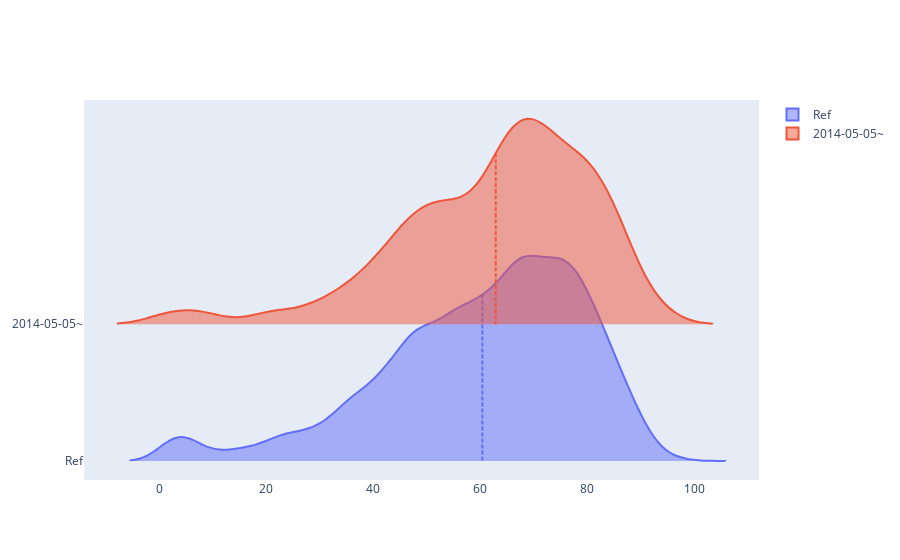

Source (notebook cell):
### Code cell
display(nested2series(stats, name=day).to_frame())
fig = go.Figure()

i = 0
x = day
y = "age"
ref = val.df.assign(src="ref")
fig.add_trace(
    go.Violin(
        # x=['ref'] * len(ref),
        x=ref[y],
        # legendgroup=day,
        # scalegroup=day,
        name="Ref",
        # side="positive",
        # line_color="blue",
    )
)

sample = sample.assign(src="sample")
fig.add_trace(
    go.Violin(
        # x=[x] * len(sample),
        x=sample[y],
        # legendgroup=x,
        # scalegroup=x,
        name=day+'~',
        hovertemplate = 'Price: %{y:$.2f}<extra></extra>',
        # side="positive",
        # line_color='blue'
    )
)
fig.update_layout(hovermode="x unified", 
    hoverlabel=dict(
        bgcolor="white",
        font_size=10,
    ))
# fig.update_layout(violinmode='group')
fig.update_traces(meanline_visible=True)
fig.update_traces(orientation='h', side='positive', width=3, points=False)
fig.update_layout(xaxis_showgrid=False, xaxis_zeroline=False)
fig.show()

### Figure 1 — Plotly figure (JSON) as saved in the notebook; plotly's stock layout.template omitted (floating-point values rounded to 4 significant figures; data arrays with more than 128 entries replaced by an {"elided": "..."} marker saying what was removed)
{"data": [{"meanline": {"visible": true}, "name": "Ref", "orientation": "h", "points": false, "side": "positive", "type": "violin", "width": 3, "x": {"elided": "22176 float values"}}, {"hovertemplate": "Price: %{y:$.2f}<extra></extra>", "meanline": {"visible": true}, "name": "2014-05-05~", "orientation": "h", "points": false, "side": "positive", "type": "violin", "width": 3, "x": {"elided": "2255 float values"}}], "layout": {"hoverlabel": {"bgcolor": "white", "font": {"size": 10}}, "hovermode": "x unified", "xaxis": {"showgrid": false, "zeroline": false}}}
